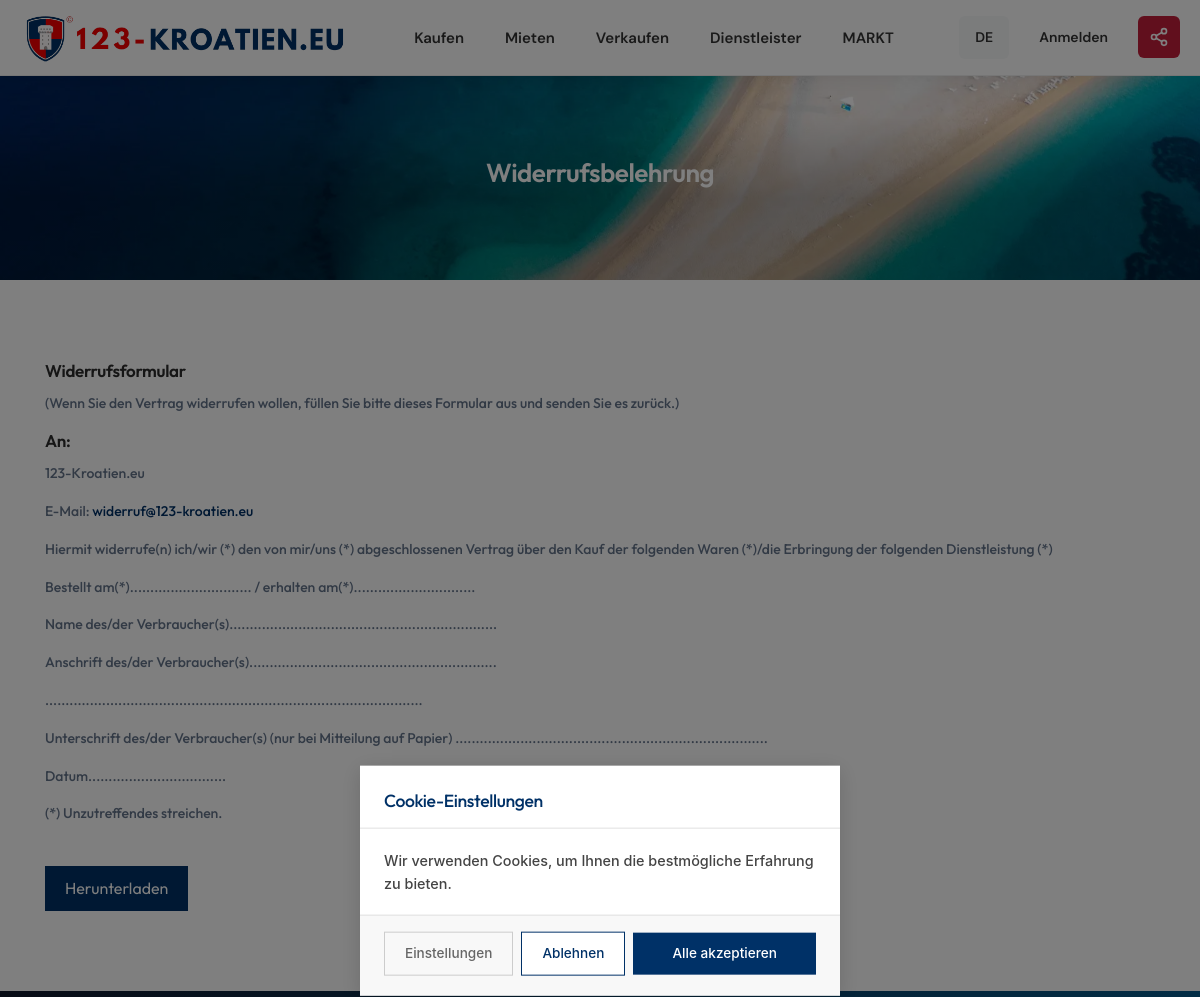
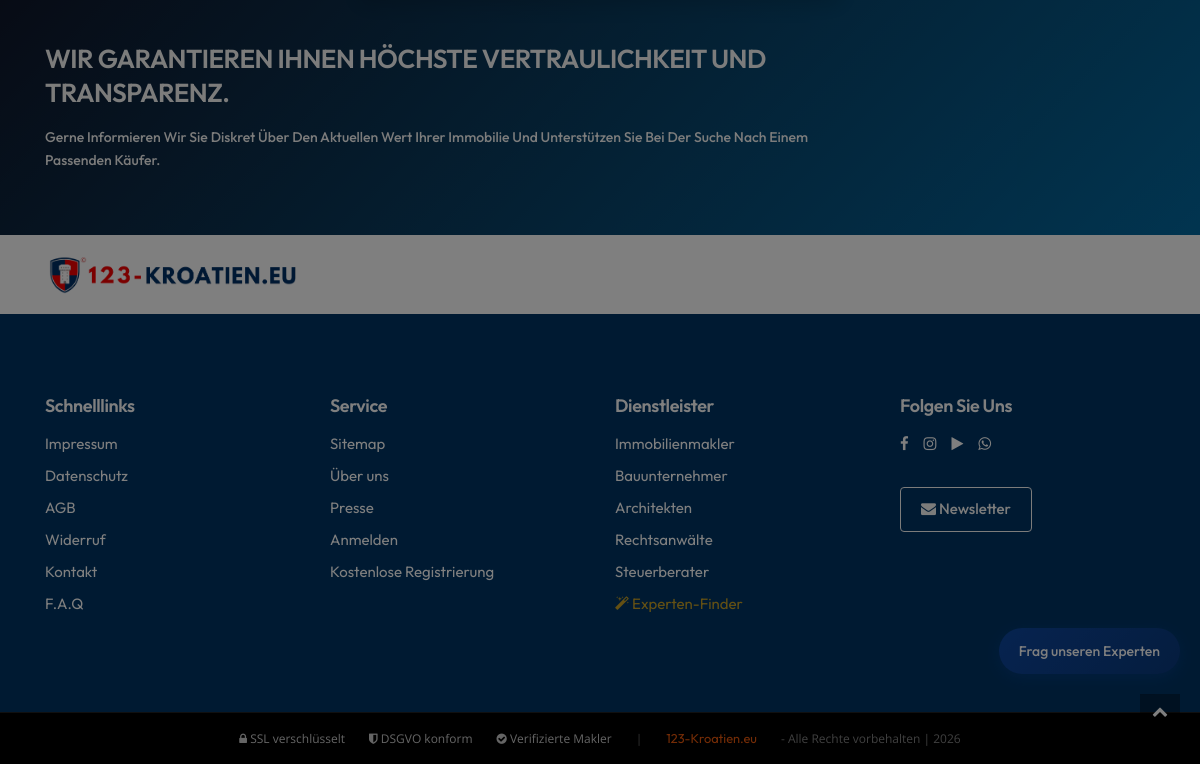
Screenshot of /ge/cancellation-policy/ with the database file from the repository (2 pictures, top to bottom).
### pages/models.py (models this page shows)
class Translation(models.Model):
    PAGES = (
        ('home', 'home'),
        ('about', 'about'),
        ('listings', 'listings'),
        ('property details', 'property details'),
        ('blog', 'blog'),
        ('blog details', 'blog details'),
        ('contact', 'contact'),
        ('privacy', 'privacy'),
        ('navbar', 'navbar'),
        ('add-property', 'add-property'),
        ('profile', 'profile'),
        ('footer', 'footer'),
        ('login', 'login'),
        ('signup', 'signup'),
        ('faq', 'faq'),
        ('forget-password', 'forget-password'),
        ('reset-password', 'reset-password')
    )
    name = models.CharField(max_length=255, unique=True)
    page = models.CharField(max_length=50, choices=PAGES)
    english_content = models.TextField(blank=True)
    german_content = models.TextField(blank=True)
    french_content = models.TextField(blank=True)
    greek_content = models.TextField(blank=True)
    croatian_content = models.TextField(blank=True)
    polish_content = models.TextField(blank=True)
    czech_content = models.TextField(blank=True)
    russian_content = models.TextField(blank=True)
    swedish_content = models.TextField(blank=True)
    norway_content = models.TextField(blank=True)
    slovak_content = models.TextField(blank=True)
    dutch_content = models.TextField(blank=True)
    class Meta:
        ordering = ['name']

### main/views.py (the view)
# urls.py: path('cancellation-policy/', views.cancellation_policy, name='cancellation-policy'),
def cancellation_policy(request):
    path = request.path
    lang_code = path.split('/')[1] if len(path.split('/')) > 1 else 'ge'
    if lang_code in ['ge', 'en', 'hr', 'fr', 'nl', 'pl', 'cz', 'sk', 'ru', 'gr', 'sw', 'no']:
        translation.activate(lang_code)
        request.LANGUAGE_CODE = lang_code
        request.session['site_language'] = lang_code
    return render(request, 'main/cancellation-policy.html')

### templates/main/cancellation-policy.html (shortened to what this page needs)
{% extends 'include/base.html' %} {% load static %} {% block body %}
<header>
  <div class="cancelPolicyBg bg-theme-overlay">
    <section class="section__breadcrumb">
      <div class="container">
        <div class="row d-flex justify-content-center">
          <div class="col-md-8 text-center">
            <h2 class="text-capitalize text-white">Widerrufsbelehrung</h2>
          </div>
        </div>
      </div>
    </section>
  </div>
</header>
<section class="bg-white">
  <div class="container">
    <div class="row align-items-center">
      <div class="col-lg-12">
        <h5>Widerrufsformular</h5>
        <p>
          (Wenn Sie den Vertrag widerrufen wollen, füllen Sie bitte dieses
          Formular aus und senden Sie es zurück.)
        </p>
        <h5>An:</h5>
        <p>123-Kroatien.eu</p>
        <p>
          E-Mail:
          <a href="mailto:widerruf@123-kroatien.eu">widerruf@123-kroatien.eu</a>
        </p>
        <p>
          Hiermit widerrufe(n) ich/wir (*) den von mir/uns (*) abgeschlossenen
          Vertrag über den Kauf der folgenden Waren (*)/die Erbringung der
          folgenden Dienstleistung (*)
        </p>
        <p>
          Bestellt am(*).............................. / erhalten
          am(*)..............................
        </p>
        <p>
          Name des/der
          Verbraucher(s)..................................................................
        </p>
        <p>
          Anschrift des/der
          Verbraucher(s).............................................................
        </p>
        <p>
          .............................................................................................
        </p>
        <p>
          Unterschrift des/der Verbraucher(s) (nur bei Mitteilung auf Papier)
          .............................................................................
        </p>
        <p>Datum..................................</p>
        <p>(*) Unzutreffendes streichen.</p>
        <br />
        <a
          href="https://glamlunaire.com/images/widerruf.pdf"
          download="widerruf.pdf"
          style="
            background-color: #003167;
            color: white;
            padding: 10px 20px;
            border: none;
            text-align: center;
            text-decoration: none;
            display: inline-block;
            font-size: 16px;
          "
          >Herunterladen</a
        >
      </div>
    </div>
  </div>
</section>
<section class="bg-gradient py-5">
  <div class="container">
    <div class="row align-items-center">
      <div class="col-lg-9">
        <h2 class="text-uppercase text-light">
          WIR GARANTIEREN IHNEN HÖCHSTE VERTRAULICHKEIT UND TRANSPARENZ.
        </h2>
        <p class="text-capitalize text-light">
          Gerne Informieren Wir Sie Diskret Über Den Aktuellen Wert Ihrer
          Immobilie Und Unterstützen Sie Bei Der Suche Nach Einem Passenden
          Käufer.
        </p>
      </div>
    </div>
  </div>
</section>
<div class="container">
  <div class="row">
    <div class="col-12">
      <img
        src="{% static 'images/logo-black2.png' %}"
        alt="logo"
        style="width: 255px; padding: 20px 0"
      />
    </div>
  </div>
</div>
{% endblock %}

### templates/include/nav_modern.html (shortened to what this page needs)
{% load static %}
<nav class="modern-nav">
    <div class="modern-nav-inner">
        <a href="/" class="modern-nav-logo">
            <img src="{% static 'images/logo-black2.png' %}" alt="123-Kroatien.eu">
        </a>
        <ul class="modern-nav-links" id="modernNavLinks">
            <li>
                <a href="{% url 'main:listings' %}?status=sale">{{ nav_buy }}</a>
            </li>
            <li>
                <a href="{% url 'main:listings' %}?status=rent">{{ nav_rent }}</a>
            </li>
            <li>
                <a href="{% url 'main:owner' %}">{{ nav_sell }}</a>
            </li>
            <li>
                <a href="#">{{ nav_services }}</a>
            </li>
            <li>
                <a href="#">{{ nav_market }}</a>
            </li>
        </ul>
        <div class="modern-nav-right">
            <div class="modern-lang-select">
                <button class="modern-lang-btn">
                    {% if language == 'ge' %}DE{% elif language == 'en' %}EN{% elif language == 'hr' %}HR{% elif language == 'fr' %}FR{% elif language == 'pl' %}PL{% elif language == 'cz' %}CZ{% elif language == 'ru' %}RU{% elif language == 'gr' %}GR{% elif language == 'sw' %}SV{% elif language == 'no' %}NO{% elif language == 'sk' %}SK{% elif language == 'nl' %}NL{% else %}DE{% endif %}
                </button>
            </div>
            {% if user.is_authenticated %}
            <a href="{% if user.agent %}{% url 'main:agent' user.agent.id %}{% else %}#{% endif %}" class="modern-nav-login">{{ user.username }}</a>
            <a href="{% url 'account:logout' %}" class="modern-nav-login">{{ nav_logout }}</a>
            {% else %}
            <a href="{% url 'account:login' %}" class="modern-nav-login">{{ nav_login }}</a>
            {% endif %}
            <button class="modern-share-btn" onclick="openShareModal()" title="Teilen">
            </button>
        </div>
    </div>
</nav>

### templates/include/footer.html
{% load static %}
<footer>
    <div class="myFooterBg wrapper__footer">
        <div class="container">
            <div class="row">
                <div class="col-md-3">
                    <div class="widget__footer">
                        <h4 class="footer-title">{{Quick_Links}}</h4>
                        <ul class="list-unstyled footer-links">
                            <li><a href="{% url 'main:imprint' %}" class="text-white">{{Imprint}}</a></li>
                            <li><a href="{% url 'main:data-protection' %}" class="text-white">{{PrivacyPolicy}}</a></li>
                            <li><a href="{% url 'main:agb' %}" class="text-white">{{TermsConditions}}</a></li>
                            <li><a href="{% url 'main:cancellation-policy' %}" class="text-white">{{Withdrawal}}</a></li>
                            <li><a href="{% url 'main:contact' %}" class="text-white">{{Contact}}</a></li>
                            <li><a href="{% url 'main:faq' %}" class="text-white">{{nav_faq}}</a></li>
                        </ul>
                    </div>
                </div>
                <div class="col-md-3">
                    <div class="widget__footer">
                        <h4 class="footer-title">{{Service}}</h4>
                        <ul class="list-unstyled footer-links">
                            <li><a href="{% url 'main:sitemap' %}" class="text-white">{{Sitemap}}</a></li>
                            <li><a href="{% url 'main:about' %}" class="text-white">{{ nav_about }}</a></li>
                            <li><a href="{% url 'main:blog-single-1' %}" class="text-white">{{Press}}</a></li>
                            {% if user.is_authenticated %}
                            <li><a href="#" class="text-white"><i class="fa fa-user"></i> {{ user.username }}</a></li>
                            {% if user.is_authenticated %}
                            {% if user.professional.professional_type == 'real_estate_agent' or user.professional.professional_type == 'construction_company' %}<li><a href="{% url 'main:makler_dashboard' %}" class="text-white"><i class="fa fa-building"></i> Makler-Portal</a></li>{% elif user.professional %}<li><a href="{% url 'professional_portal:dashboard' %}" class="text-white"><i class="fa fa-briefcase"></i> Mein Portal</a></li>{% endif %}
                            {% endif %}
                            <li><a href="{% url 'account:logout' %}" class="text-white">{{ nav_logout }}</a></li>
                            {% else %}
                            <li><a href="{% url 'account:login' %}" class="text-white">{{Login}}</a></li>
                            <li><a href="{% if language == 'hr' %}/hr/hrvatska/postanite-partner/{% else %}/ge/kroatien/partner-werden/{% endif %}" class="text-white">{{FreeRegistration}}</a></li>
                            {% endif %}
                        </ul>
                    </div>
                </div>
                <div class="col-md-3">
                    <div class="widget__footer">
                        <h4 class="footer-title">{{footer_services}}</h4>
                        <ul class="list-unstyled footer-links">
                            <li><a href="/{{ language }}/{{ country_name }}/{{ url_realtor }}/" class="text-white">{{dropdown_realtor}}</a></li>
                            <li><a href="/{{ language }}/{{ country_name }}/{{ url_contractor }}/" class="text-white">{{dropdown_contractor}}</a></li>
                            <li><a href="/{{ language }}/{{ country_name }}/{{ url_architect }}/" class="text-white">{{dropdown_architect}}</a></li>
                            <li><a href="/{{ language }}/{{ country_name }}/{{ url_lawyer }}/" class="text-white">{{dropdown_lawyer}}</a></li>
                            <li><a href="/{{ language }}/{{ country_name }}/{{ url_tax_advisor }}/" class="text-white">{{dropdown_tax_advisor}}</a></li>
                            <li><a href="/{{ language }}/{{ url_experten_finder }}/" class="text-white" style="color:#c9a227 !important;"><i class="fa fa-magic"></i> {{ experten_finder_label }}</a></li>
                        </ul>
                    </div>
                </div>
                <div class="col-md-3">
                    <div class="widget__footer">
                        <h4 class="footer-title">{{follow_us}}</h4>
                        <div class="social-icons-row">
                            <a href="https://facebook.com" target="_blank"><i class="fa fa-facebook"></i></a>
                            <a href="https://instagram.com" target="_blank"><i class="fa fa-instagram"></i></a>
                            <a href="https://tiktok.com" target="_blank"><i class="fa fa-play"></i></a>
                            <a href="https://whatsapp.com" target="_blank"><i class="fa fa-whatsapp"></i></a>
                        </div>
                        <a href="{% url 'main:contact' %}?newsletter=1" class="btn btn-outline-light btn-sm mt-3">
                            <i class="fa fa-envelope"></i> {{newsletter}}
                        </a>
                    </div>
                </div>
            </div>
        </div>
    </div>
    <div class="bg__footer-bottom-v1">
        <div class="container">
            <div class="row" align="center">
                <div class="col-md-12">
                    <div style="display: flex; justify-content: center; align-items: center; flex-wrap: wrap; gap: 1.5rem; font-size: 0.8rem;"><span style="color: rgba(255,255,255,0.8);"><i class="fa fa-lock"></i> SSL verschlüsselt</span><span style="color: rgba(255,255,255,0.8);"><i class="fa fa-shield"></i> DSGVO konform</span><span style="color: rgba(255,255,255,0.8);"><i class="fa fa-check-circle"></i> Verifizierte Makler</span><span style="color: rgba(255,255,255,0.4);">|</span><a href="#" style="color: #E41F0E;">123-Kroatien.eu</a><span style="color: rgba(255,255,255,0.5);"> - Alle Rechte vorbehalten | 2026</span></div>
                </div>
            </div>
        </div>
    </div>
</footer>

### templates/chatbot_widget.html (shortened to what this page needs)
<div id="chatbot-widget">
    <button id="chatbot-toggle" onclick="toggleChatbot()">{{chatbot_button_text}}</button>
</div>

### rows the page displays
Translation: german_content "Kaufen"
Translation: german_content "Mieten"
Translation: german_content "Verkaufen"
Translation: german_content "Dienstleister"
Translation: german_content "MARKT"
Translation: german_content "Anmelden"
Translation: german_content "Schnelllinks"
Translation: german_content "Impressum"
Translation: german_content "Datenschutz"
Translation: german_content "AGB"
Translation: german_content "Widerruf"
Translation: german_content "Kontakt"
Translation: german_content "F.A.Q"
Translation: german_content "Service"
Translation: german_content "Sitemap"
Translation: german_content "Über uns"
Translation: german_content "Presse"
Translation: german_content "Anmelden"
Translation: german_content "Kostenlose Registrierung"
Translation: german_content "Dienstleister"
Translation: german_content "Immobilienmakler"
Translation: german_content "Bauunternehmer"
Translation: german_content "Architekten"
Translation: german_content "Rechtsanwälte"
Translation: german_content "Steuerberater"
Translation: german_content "Folgen Sie Uns"
Translation: german_content "Newsletter"
Translation: german_content "Frag unseren Experten"

### other values shown
{{ experten_finder_label }} "Experten-Finder"
{{ cookie_title }} "Cookie-Einstellungen"
{{ cookie_text }} "Wir verwenden Cookies, um Ihnen die bestmögliche Erfahrung zu bieten."
{{ cookie_settings }} "Einstellungen"
{{ cookie_reject }} "Ablehnen"
{{ cookie_accept }} "Alle akzeptieren"
